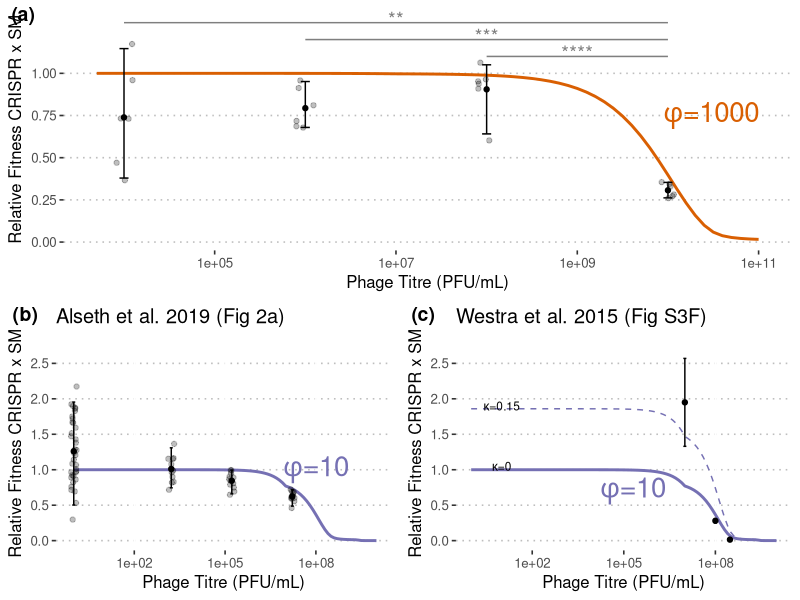

Write R code to recreate this figure.

# JLW - 2020

# Analysis of experimental data and comparison with model expectations

# Load packages
library(deSolve)
library(dplyr)
library(ggplot2)
library(ggpubr)

# Finds 95% confidence intervals for experimental data
bootMeanCI <- function(x, n = 1000){
  boot.samples <- matrix(sample(x, size = n*length(x), replace = TRUE), 
                         n, 
                         length(x))
  boot.means <- apply(boot.samples, 1, mean)
  return(quantile(x,c(0.025,0.975)))
}

# System of differential equations for system with lag in batch culture
lagSystem <- function(t, state, parameters) {
  with(as.list(c(state, parameters)),{
    # rate of change
    dR <- - e*v*R*(X+Y)/(z+R)
    dX <- ((1-2*mu/alpha)*v*R/(z+R) - delta*V)*X + phi*Ix
    dY <- ((1-k)*v*R/(z+R))*Y
    dIx <- delta*X*V - phi*Ix
    dV <- -delta*X*V
    # return the rate of change
    list(c(dR,dX,dY,dIx,dV))
  }) # end with(as.list ...
}

# Initialize and run CRISPR x SM competition in silico, can iterate for serial transfer (feature not used in manuscript)
competeXY <- function(V0,phi,dpi=1,re_add_phage=T,daylen=24,kappa=0){
  parameters <- c(e=5e-7,
                  v=2,
                  z=1,
                  delta=1e-7,
                  mu=4e-6,
                  alpha=0.4,
                  k=kappa,
                  delta=1e-7,
                  phi=phi)
  state <- c(R=500,
             X=max(1e7-V0,0),
             Y=1e7,
             Ix=min(V0,1e7),
             V=V0)
  times <- seq(0, daylen, by = 1)
  
  for(i in 1:dpi){
    out <- ode(y = state, 
               times = times, 
               func = lagSystem, 
               parms = parameters,
               method="lsoda")
    if(re_add_phage==T){
      state <- c(R=500+tail(out[,"R"],n=1)/100,
                 X=tail(out[,"X"],n=1)/100,
                 Y=tail(out[,"Y"],n=1)/100,
                 Ix=tail(out[,"Ix"],n=1)/100,
                 V=V0+tail(out[,"V"],n=1)/100)
    } else{
      state <- c(R=500+tail(out[,"R"],n=1)/100,
                 X=tail(out[,"X"],n=1)/100,
                 Y=tail(out[,"Y"],n=1)/100,
                 Ix=tail(out[,"Ix"],n=1)/100,
                 V=tail(out[,"V"],n=1)/100)
    }
  }
  
  Xf <- tail(out[,"X"],n=1)
  Yf <- tail(out[,"Y"],n=1)
  Xprop <- Xf/(Xf+Yf)
  rel_fit <- (Xprop*0.5)/((1-Xprop)*0.5)
  return(rel_fit)
}

# Runs competition experiments over a range of viral titres
titreProfile <- function(phi,kappa,v_range=10^seq(0,11,1)){
  fitness <- numeric()
  for(v in v_range){
    fitness <- c(fitness,competeXY(V0=v,
                                   phi=phi,
                                   dpi=1,
                                   re_add_phage=F,
                                   daylen=24,
                                   kappa=kappa))
  }
  return(fitness)
}

# Load experimental data
setwd("~/immunelag/Fig3")
## Experiments performed by us
cur_exp <- read.csv("experiment.csv") %>% subset(select=c(Titre,Fitness))
cur_exp$Source <- "Current"
## Westra et al. 2015 Fig S3F (personal communitcation)
EW_exp <- data.frame(Titre =c(1e7/6,1e8/6,3e8/6), 
                     Fitness = c(1.95,0.28,0.014),
                     Source="Westra et al.")
## Alseth et al. 2019 Fig 2 (supplement)
EA_exp <- read.csv("alseth.csv",stringsAsFactors = F)  %>% 
  subset(Treatment %in% c("Monoculture (BIM2 + SM only)","Monoculture (BIM2 + SM)")) %>% # Two conditions are the same (personal communication)
  subset(select=c(Phage.titre,CRISPR..BIM2..fitness))
names(EA_exp) <- c("Titre","Fitness")
EA_exp$Source <- "Alseth et al."
EA_exp$Titre <- gsub("[\\^]","e",EA_exp$Titre) %>% 
  gsub(pattern="10e",replace="1e") %>%
  as.numeric()
EA_exp$Titre <- EA_exp$Titre/6 # reported as PFU not PFU/mL (in 6mL media)


# Is the drop in fitness at high viral titre in our experiments significant (yes)
anova.test <- aov(Fitness~factor(Titre),data=cur_exp)
summary(anova.test)
TukeyHSD(anova.test)

# Run model for comparison to our experiments (short lag)
v_range <- 10^seq(3,11,0.1)
x <- titreProfile(phi=1e3,kappa=0,v_range=v_range)
model_df <- data.frame(v=v_range,
                       fitness=x,
                       stringsAsFactors = F)

# Plot our experiments w/ model comparison
mean_exp <- cur_exp %>% group_by(Titre) %>% 
  summarise(MeanFitness=mean(Fitness),
            LowerCI=bootMeanCI(Fitness,n=1e5)[1],
            UpperCI=bootMeanCI(Fitness,n=1e5)[2])
p1 <- ggplot() + 
  geom_line(data=model_df,aes(x=v_range,y=fitness),color="#d95f02",lwd=1) +
  geom_point(data = mean_exp,
             aes(x=Titre,y=MeanFitness))  +
  geom_errorbar(data = mean_exp,
                aes(x=Titre,y=MeanFitness,ymin = LowerCI, ymax = UpperCI),width=0.1) + 
  scale_x_log10(limits=c(5e3,1e11)) + 
  ylim(0.1,1.4) +
  theme_pubclean() + 
  geom_jitter(data=cur_exp,aes(x=Titre,y=Fitness),alpha=0.25,width=0.1) +
  xlab("Phage Titre (PFU/mL)") + 
  ylab("Relative Fitness CRISPR x SM") + 
  geom_line(data=data.frame(x=c(1e8,1e10),y=c(1.1,1.1)),aes(x=x,y=y),alpha=0.5) +  
  geom_line(data=data.frame(x=c(1e6,1e10),y=c(1.2,1.2)),aes(x=x,y=y),alpha=0.5) + 
  geom_line(data=data.frame(x=c(1e4,1e10),y=c(1.3,1.3)),aes(x=x,y=y),alpha=0.5)  +
  geom_text(data=data.frame(x=c(1e7),y=c(1.32)),aes(x=x,y=y),alpha=0.5,label="**",size=5) +
  geom_text(data=data.frame(x=c(1e8),y=c(1.22)),aes(x=x,y=y),alpha=0.5,label="***",size=5) + 
  geom_text(data=data.frame(x=c(1e9),y=c(1.12)),aes(x=x,y=y),alpha=0.5,label="****",size=5) + 
  scale_y_continuous(breaks=c(0,0.25,0.5,0.75,1)) + 
  geom_text(data=data.frame(x=c(3e10),y=c(0.75)),aes(x=x,y=y),color="#d95f02",label=expression(phi * "=" *1000),size=7)

# Run model for comparison to Alseth et al. experiments (long lag)
v_range_EA <- 10^seq(0,10,0.1)
x <- titreProfile(phi=10,kappa=0,v_range=v_range_EA)
model_df_EA <- data.frame(v=v_range_EA,
                       fitness=x,
                       stringsAsFactors = F)

# Plot Alseth et al. experiments w/ model comparison
mean_exp_EA <- EA_exp %>% group_by(Titre) %>% 
  summarise(MeanFitness=mean(Fitness),
            LowerCI=bootMeanCI(Fitness,n=1e5)[1],
            UpperCI=bootMeanCI(Fitness,n=1e5)[2])
p2 <- ggplot() + 
  geom_line(data=model_df_EA,aes(x=v,y=fitness),color="#7570b3",lwd=1) +
  geom_point(data = mean_exp_EA,
             aes(x=Titre+1,y=MeanFitness))  +
  geom_errorbar(data = mean_exp_EA,
                aes(x=Titre+1,y=MeanFitness,ymin = LowerCI, ymax = UpperCI),width=0.1) + 
  scale_x_log10() +
  theme_pubclean() + 
  geom_jitter(data=EA_exp,aes(x=Titre+1,y=Fitness),alpha=0.25,width=0.1) +
  xlab("Phage Titre (PFU/mL)") + 
  ylab("Relative Fitness CRISPR x SM")  + 
  scale_y_continuous(breaks=c(0,0.5,1,1.5,2,2.5),limit=c(0,2.75)) +
  ggtitle("Alseth et al. 2019 (Fig 2a)") + 
  geom_text(data=data.frame(x=c(1e8),y=c(1)),aes(x=x,y=y),color="#7570b3",label=expression(phi * "=" * 10),size=7)



# Run model for comparison to Westra et al. experiments (long lag)
# High SM cost
v_range_EW <- 10^seq(0,10,0.1)
x <- titreProfile(phi=10,kappa=0.15,v_range=v_range_EW)
model_df_cost_EW <- data.frame(v=v_range_EW,
                           fitness=x,
                           stringsAsFactors = F)
# No SM cost
v_range_EW <- 10^seq(0,10,0.1)
x <- titreProfile(phi=10,kappa=0,v_range=v_range_EW)
model_df_EW <- data.frame(v=v_range_EW,
                           fitness=x,
                           stringsAsFactors = F)

# Plot Westra et al. experiments w/ model comparison
p3 <- ggplot() + 
  geom_line(data=model_df_cost_EW,aes(x=v,y=fitness),color="#7570b3",lwd=0.5,lty=2) +
  geom_line(data=model_df_EW,aes(x=v,y=fitness),color="#7570b3",lwd=1) +
  geom_point(data = data.frame(x = c(1e7,1e8,3e8), 
                               y = c(1.95,0.28,0.014),
                               CI = c(0.62,0.03,0.011)),
             aes(x=x,y=y))  +
  geom_errorbar(data = data.frame(x = c(1e7,1e8,3e8), 
                                  y = c(1.95,0.28,0.014),
                                  CI = c(0.62,0.03,0.011)),
                aes(x=x,y=y,ymin = y - CI, ymax = y + CI),width=0.1) + 
  scale_x_log10(limits=c(1e0,1e10)) + 
  theme_pubclean() + 
  xlab("Phage Titre (PFU/mL)") + 
  ylab("Relative Fitness CRISPR x SM")   + 
  scale_y_continuous(breaks=c(0,0.5,1,1.5,2,2.5),limit=c(0,2.75))+
  ggtitle("Westra et al. 2015 (Fig S3F)") + 
  geom_text(data=data.frame(x=c(1e1),y=c(1.9)),
          aes(x=x,y=y),alpha=1,label=expression(kappa * "=" * 0.15),
          size=3,color="black") +
  geom_text(data=data.frame(x=c(1e1),y=c(1.05)),
            aes(x=x,y=y),alpha=1,label=expression(kappa * "=" * 0),
            size=3,color="black") + 
  geom_text(data=data.frame(x=c(2e5),y=c(0.7)),aes(x=x,y=y),color="#7570b3",label=expression(phi * "=" * 10),size=7)

# Put it together
setwd("~/immunelag/Fig3")
pdf(paste0("CRISPRxSM_allexperiments.pdf"),width=6,height=10)
ggarrange(p1,
          ggarrange(p2,p3,ncol=2,labels=c("(b)","(c)")),
          nrow=2,
          labels=c("(a)",""))
dev.off()
